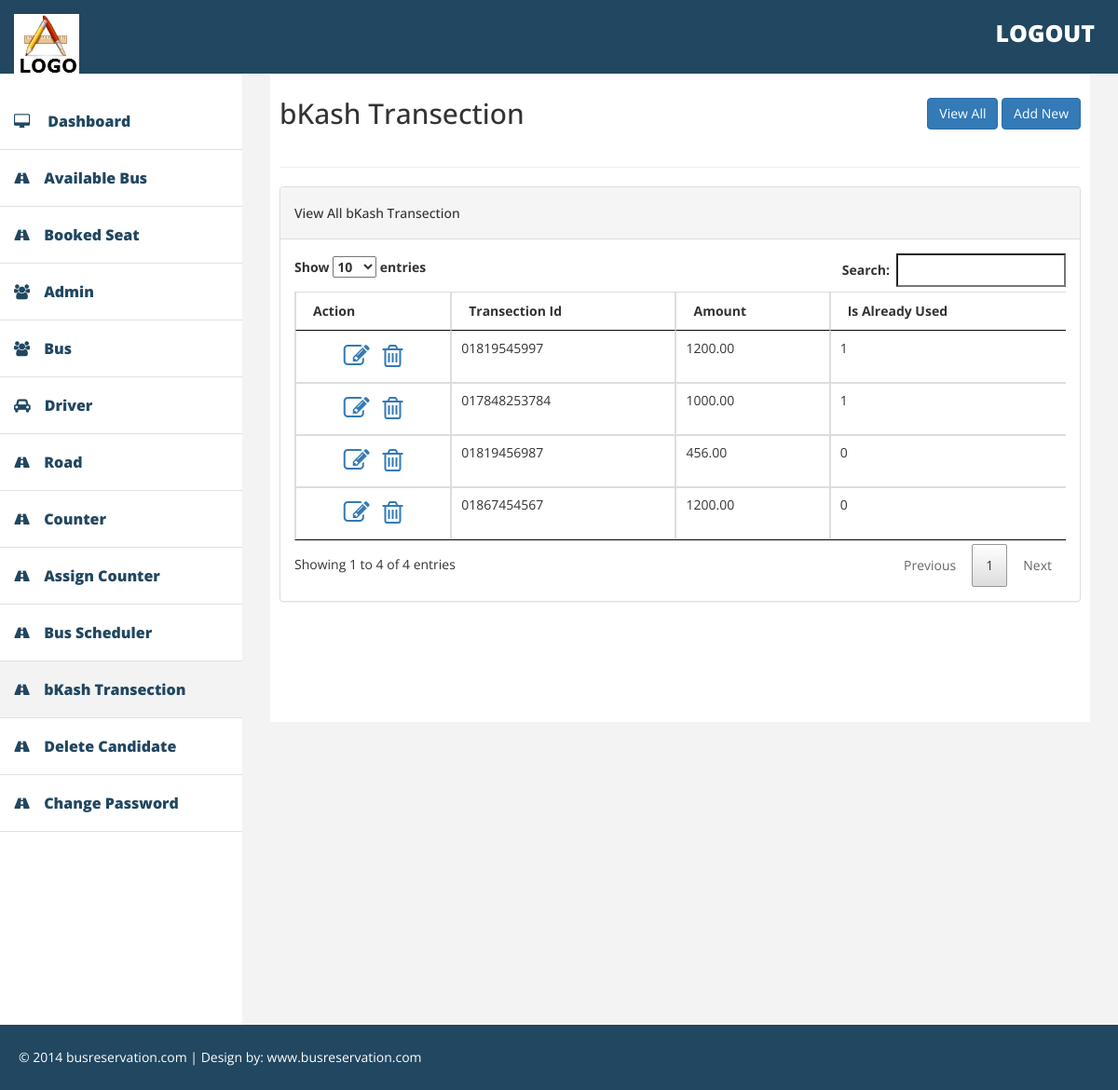
The app's page /admin/bkash_transection.php (signed in) with its own data.
### tables this page shows
CREATE TABLE IF NOT EXISTS `bkash_transection` (
  `id_bkash_transection` int(11) NOT NULL,
  `transection_id` varchar(255) NOT NULL,
  `amount` decimal(20,2) NOT NULL,
  `is_already_used` tinyint(4) NOT NULL
);

### classes/DbHelper.php (called while the page is built, shortened)
<?php
class DbHelper{
    private $db_connect;
    public function __construct() {
		$host_name='localhost';
		$user_name='root';
		$password='';
		$db_name='reservation';
		$this->db_connect=  mysqli_connect($host_name,$user_name,$password,$db_name);
    }
	public function getAll( $table_name ) {
		$query_str = " SELECT * FROM ".$table_name;
		$sql_query = mysqli_query( $this->db_connect, $query_str );
		return $sql_query;
	}
}

### admin/bkash_transection.php (the view, shortened to what this page needs)
<?php
include('include/header.php');
include('../classes/DbHelper.php');
$dbHelper = new DbHelper();
$results = $dbHelper->getAll("bkash_transection");
?>
            <div id="page-wrapper" >
                <div id="page-inner">
                    <div class="row">
                        <div class="col-md-8">
                            <h2>bKash Transection</h2>
                        </div>
                        <div class="col-md-4">
                            <div class="form-group text-right" style="margin:20px 0;">
                                <a href="" class="btn btn-primary">View All</a>
                                <a href="#add-new-section" class="btn btn-primary show-section">Add New</a>
                            </div>
                        </div>
                    </div>
                    <hr />
                    <div class="row section" id="view-all-section">
                        <div class="col-md-12">
                            <div class="panel panel-default">
                                <div class="panel-heading">
                                    <h5>View All bKash Transection</h5>
                                </div>
                                <div class="panel-body">
                                     <div class="table-responsive">
                                      <table class="table table-bordered">
                                        <thead>
                                          <tr>
                                            <th>Action</th>
                                            <th>Transection Id</th>
                                            <th>Amount</th>
                                            <th>Is Already Used</th>
                                          </tr>
                                        </thead>
                                        <tbody>
                                        <?php
                                            while( $row = mysqli_fetch_array( $results ) ) {
                                                ?>
                                                  <tr>
                                                    <td class="text-center"><a class="edit-item" href="<?php echo $row['id_bkash_transection']; ?>"><i class="fa fa-2x fa-edit"></i></a> <a class="delete-item" href="<?php echo $row['id_bkash_transection']; ?>"><i class="fa fa-2x fa-trash-o"></i></a></td>
                                                    <td><?php echo $row['transection_id']; ?></td>
                                                    <td><?php echo $row['amount']; ?></td>
                                                    <td><?php echo $row['is_already_used']; ?></td>
                                                  </tr>
                                                <?php
                                            }
                                        ?>
                                        </tbody>
                                      </table>
                                    </div>
                                </div>
                            </div>
                        </div>
                    </div>
                </div>
            </div>
<?php
include('include/footer.php');
?>

### assets/admin_assets/css/datatable.css (style rules this page uses)
table.dataTable { width:100%;margin:0 auto;clear:both;border-collapse:separate;border-spacing:0 }
table.dataTable thead th,table.dataTable tfoot th { font-weight:bold }
table.dataTable thead th,table.dataTable thead td { padding:10px 18px;border-bottom:1px solid #111 }
table.dataTable thead .sorting,table.dataTable thead .sorting_asc,table.dataTable thead .sorting_desc,table.dataTable thead .sorting_asc_disabled,table.dataTable thead .sorting_desc_disabled { cursor:pointer;*cursor:hand }
table.dataTable thead .sorting,table.dataTable thead .sorting_asc,table.dataTable thead .sorting_desc,table.dataTable thead .sorting_asc_disabled,table.dataTable thead .sorting_desc_disabled { background-repeat:no-repeat;background-position:center right }
table.dataTable thead .sorting { background-image:url("../images/sort_both.png") }
table.dataTable thead .sorting_asc { background-image:url("../images/sort_asc.png") }
table.dataTable tbody tr { background-color:#ffffff }
table.dataTable tbody th,table.dataTable tbody td { padding:8px 10px }
table.dataTable.no-footer { border-bottom:1px solid #111 }
table.dataTable,table.dataTable th,table.dataTable td { -webkit-box-sizing:content-box;box-sizing:content-box }

### assets/admin_assets/css/custom.css (style rules this page uses)
body { font-family: 'Open Sans', sans-serif; line-height:30px; }
#page-wrapper { padding: 15px 15px; min-height: 600px; background:#F3F3F3; }
#page-inner { width:100%; margin:10px 20px 10px 0px; background-color:#fff!important; padding:10px; min-height:700px; }
.fa { padding:5px; }
@media (min-width:768px) { #page-wrapper { margin: 0 0 0 260px; padding: 15px 30px; min-height: 1050px; } }

### records on screen
bkash_transection: transection "01819545997", amount "1200.00", is_already_used "1"
bkash_transection: transection "017848253784", amount "1000.00", is_already_used "1"
bkash_transection: transection "01819456987", amount "456.00", is_already_used "0"
bkash_transection: transection "01867454567", amount "1200.00", is_already_used "0"
